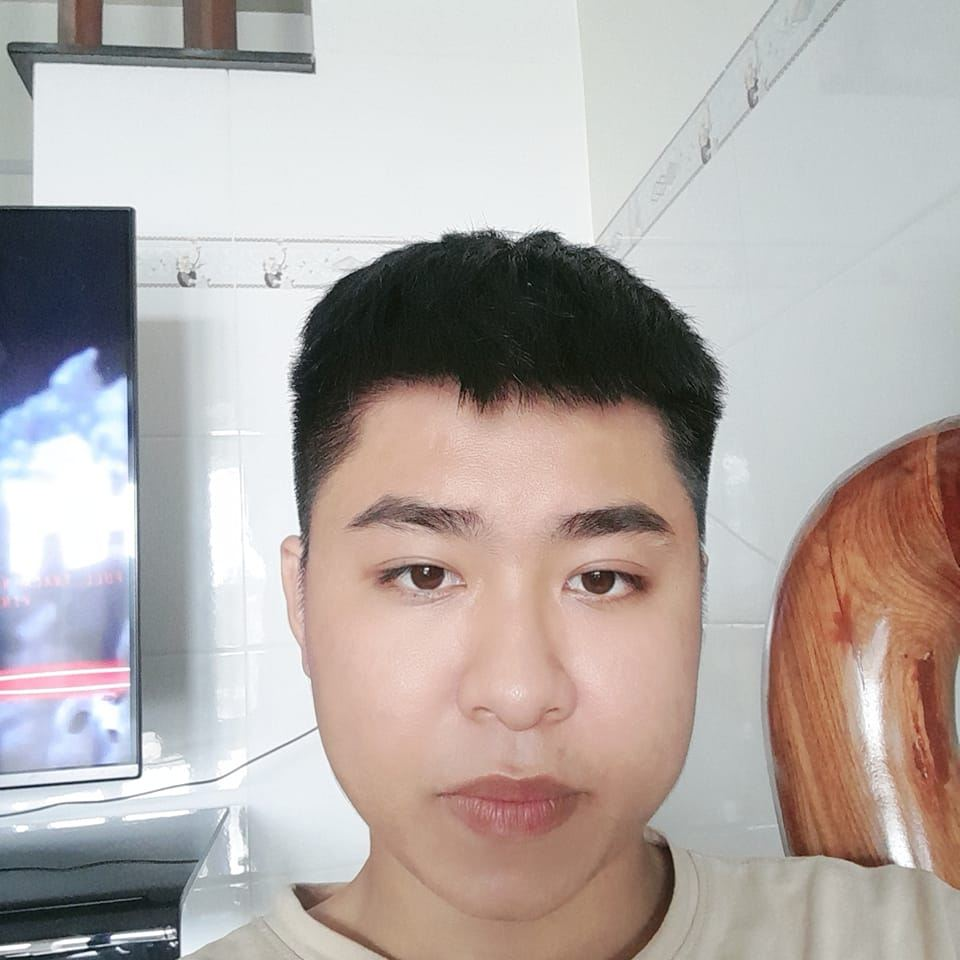
//> input picture Resources/avt.jpg, 960 x 960 px
$ ./Chapter2   (built with g++ and OpenCV 4)
//> lines starting //> are read from the running program, lines starting //| are printed output that depends on the picture; after the words box and inside, x2 and y2 are one past the last pixel; in counts of white or black regions, pixels touching at a corner belong together

#include <opencv2/highgui.hpp>
#include <opencv2/imgproc.hpp>
#include <opencv2/imgcodecs.hpp>
#include <iostream>

using namespace std;
using namespace cv;


//////////////////     Basic Functions                    ////////////////////

void main() {
	string path = "Resources/avt.jpg";
	Mat img = imread(path);
//> img is the input picture: 960 rows x 960 cols, CV_8UC3; mean B, G, R 166.9, 170.1, 178.4
	Mat img_gray, img_Blur, img_Canny, img_Dil, img_Erode ;
	cvtColor(img, img_gray, COLOR_BGR2GRAY);
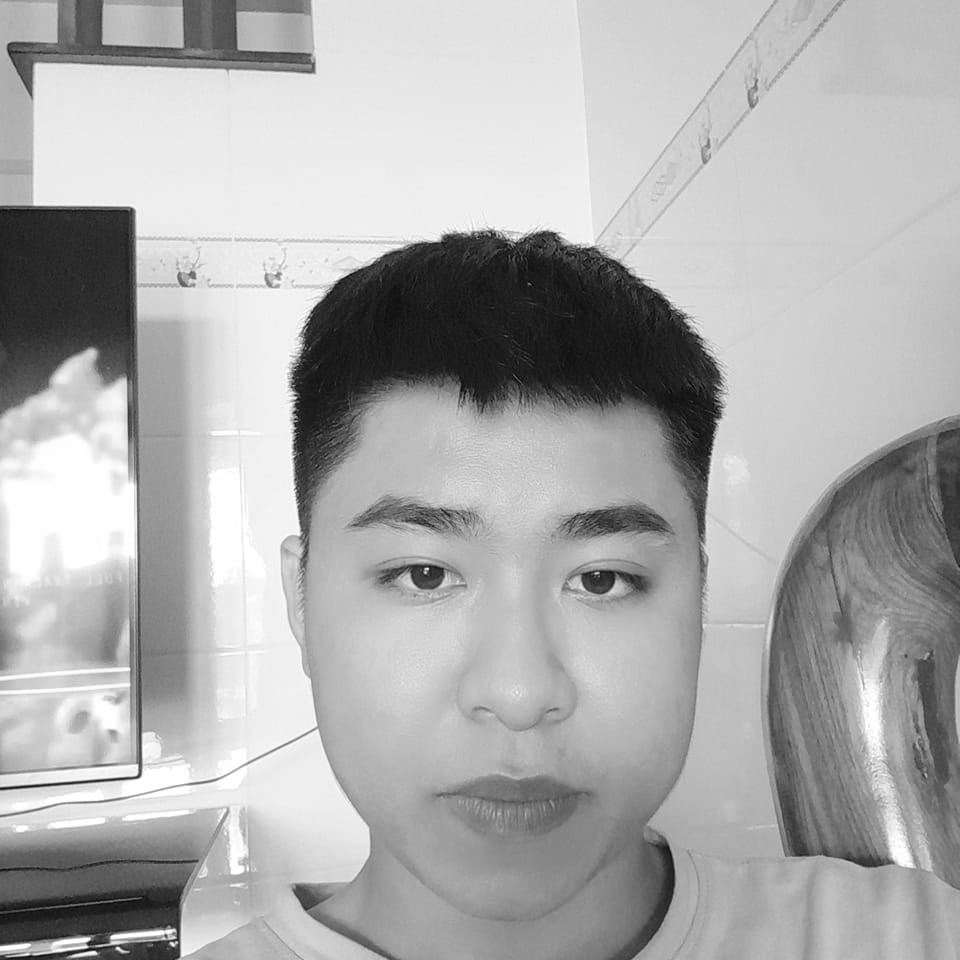
//> img_gray: 960 rows x 960 cols, CV_8UC1; min 1, max 255, mean 172.3
	GaussianBlur(img, img_Blur, Size(7,7), 5, 0);
	Canny(img_Blur, img_Canny,50,150);
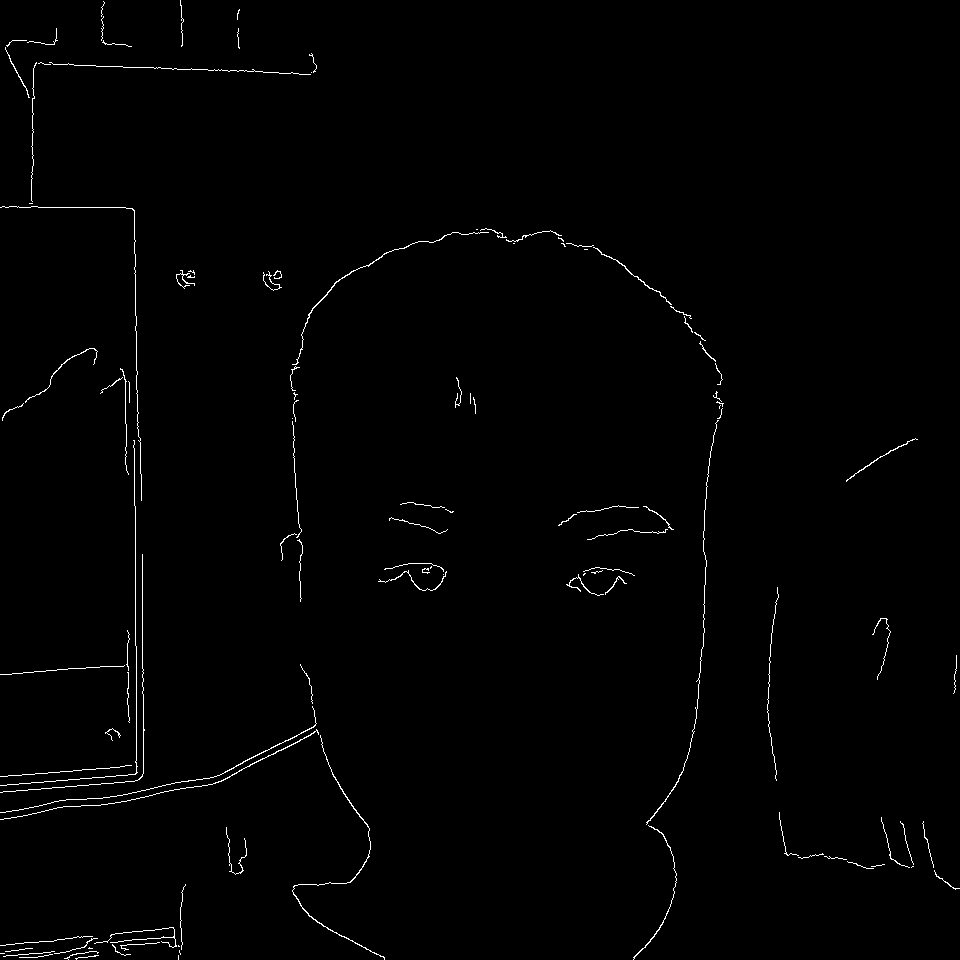
//> img_Canny: 960 rows x 960 cols, CV_8UC1; 0.9% white in thin lines or dots


	Mat kernel = getStructuringElement(MORPH_RECT, Size(3, 3));
	dilate(img_Canny, img_Dil,kernel);
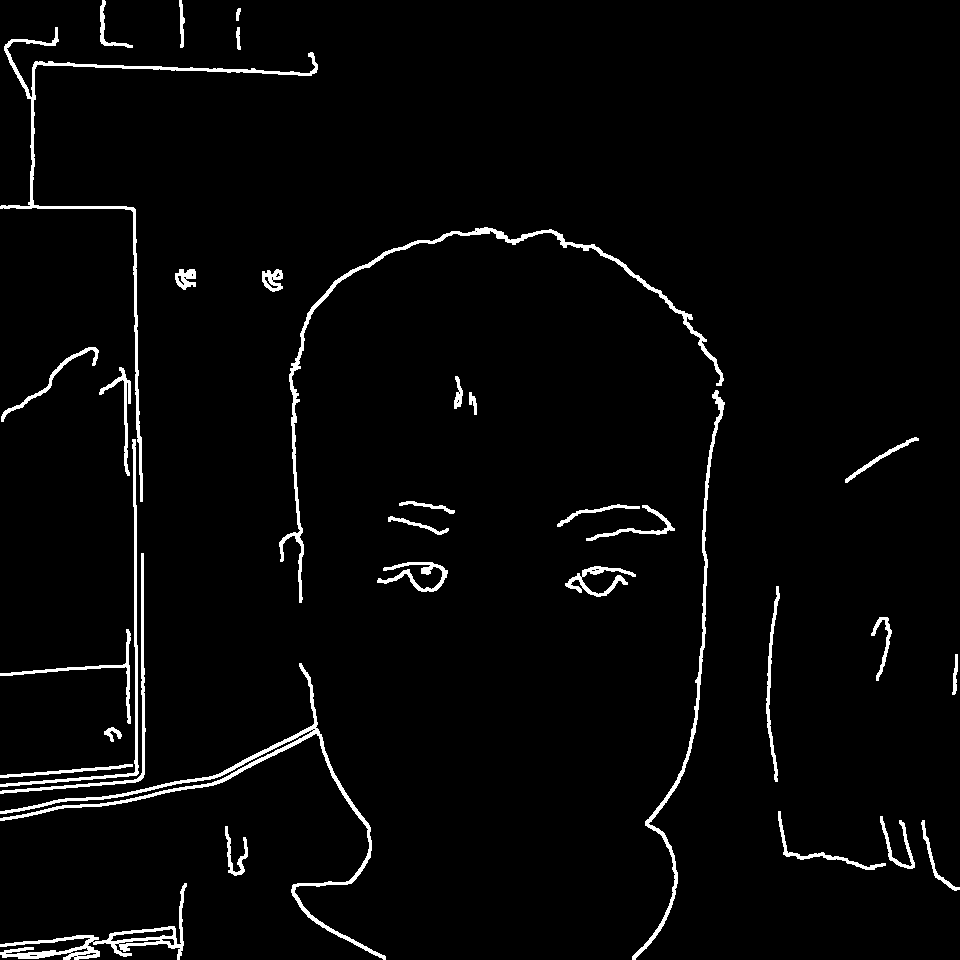
//> img_Dil: 960 rows x 960 cols, CV_8UC1; 3% white; 34 white regions, largest, box (x1, y1, x2, y2) and area: (0, 663, 386, 960) 3907, (279, 227, 724, 603) 3455, (0, 27, 318, 502) 3315
	erode(img_Dil, img_Erode, kernel);
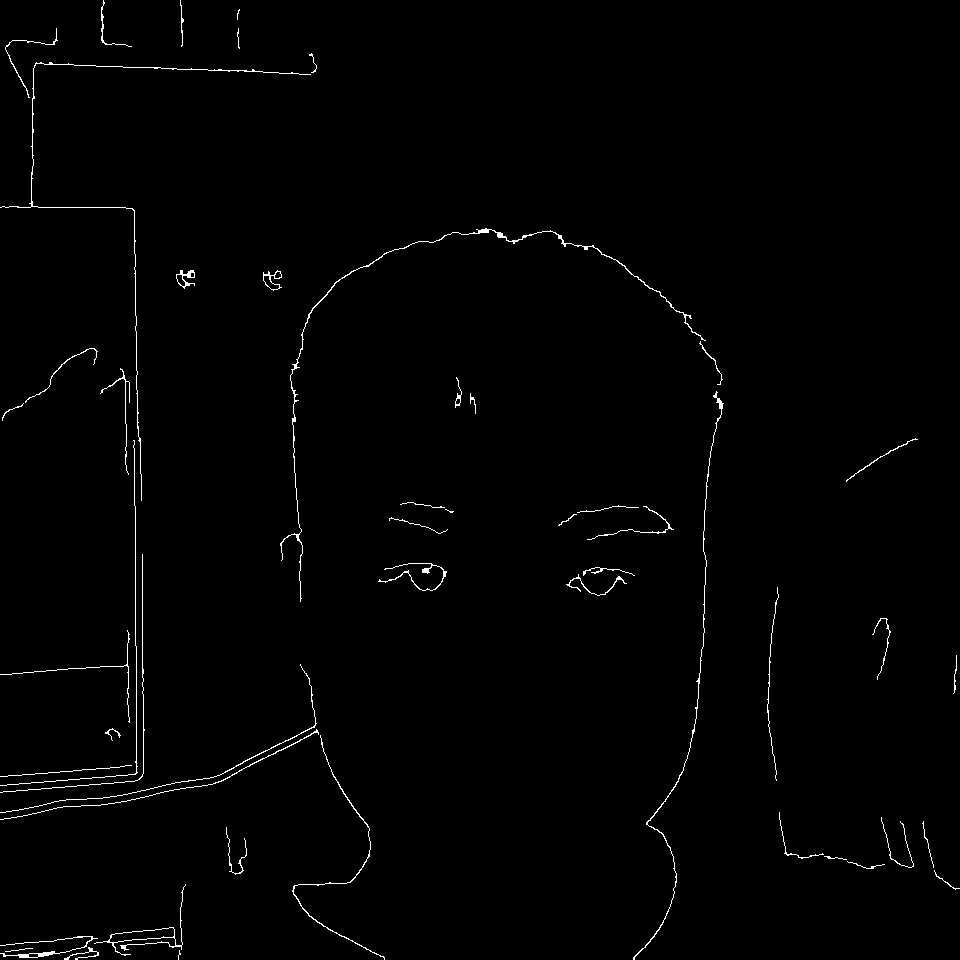
//> img_Erode: 960 rows x 960 cols, CV_8UC1; 0.98% white in thin lines or dots

	imshow("img", img);
	imshow("img_gray", img_gray);
	imshow("img_Blur", img_Blur);
	imshow("img_Canny", img_Canny);
	imshow("img_Dil", img_Dil);
	imshow("img_Erode", img_Erode);

	waitKey(0);
}

$ run again, with Resources/card.jpg copied over Resources/avt.jpg
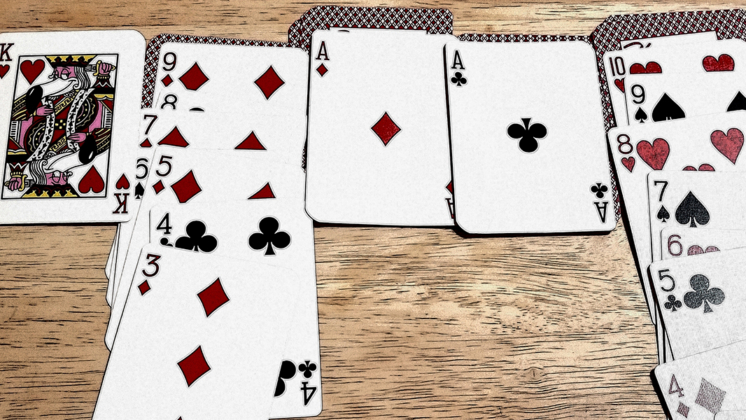
//> input picture Resources/card.jpg, 746 x 420 px
//> img is the input picture: 420 rows x 746 cols, CV_8UC3; mean B, G, R 174.2, 184.4, 197.5
//> `Canny(img_Blur, img_Canny,50,150);`:
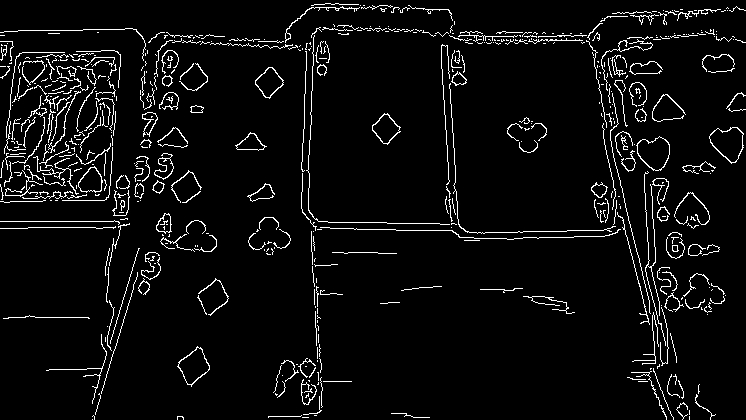
//> img_Canny: 420 rows x 746 cols, CV_8UC1; 5% white in thin lines or dots
//> img_Dil: 420 rows x 746 cols, CV_8UC1; 16.5% white; 44 white regions, largest, box (x1, y1, x2, y2) and area: (0, 2, 746, 420) 23996, (0, 40, 122, 204) 10232, (0, 174, 141, 420) 3354
//> `erode(img_Dil, img_Erode, kernel);`:
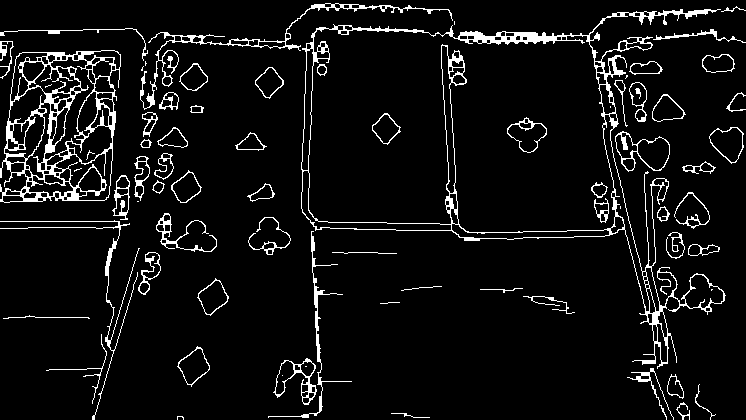
//> img_Erode: 420 rows x 746 cols, CV_8UC1; 6.6% white in thin lines or dots
